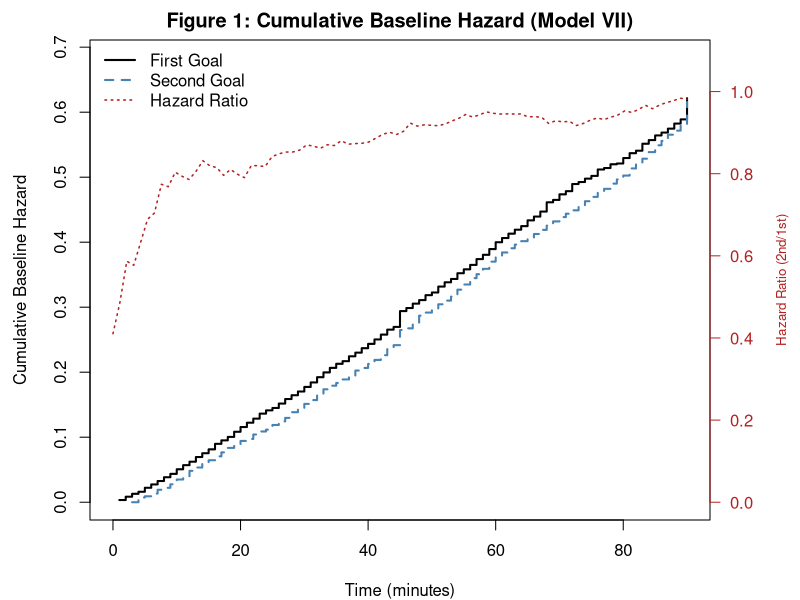
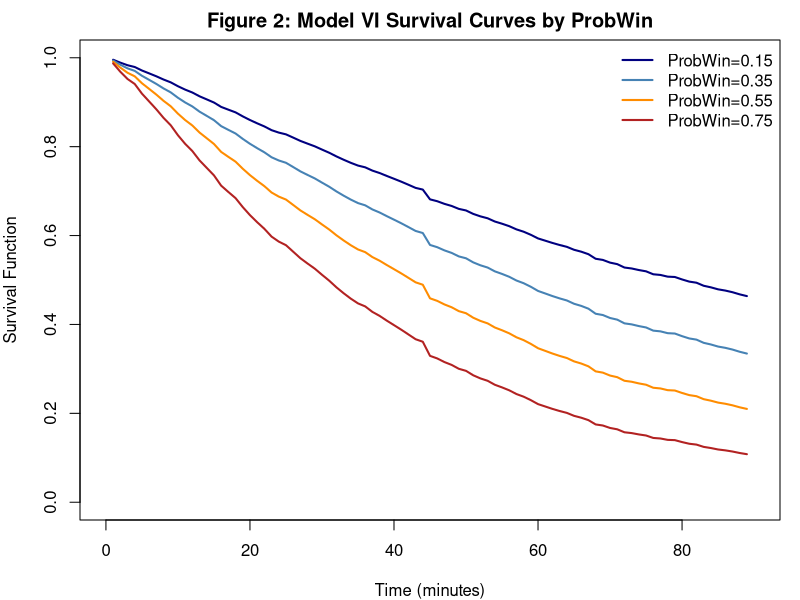
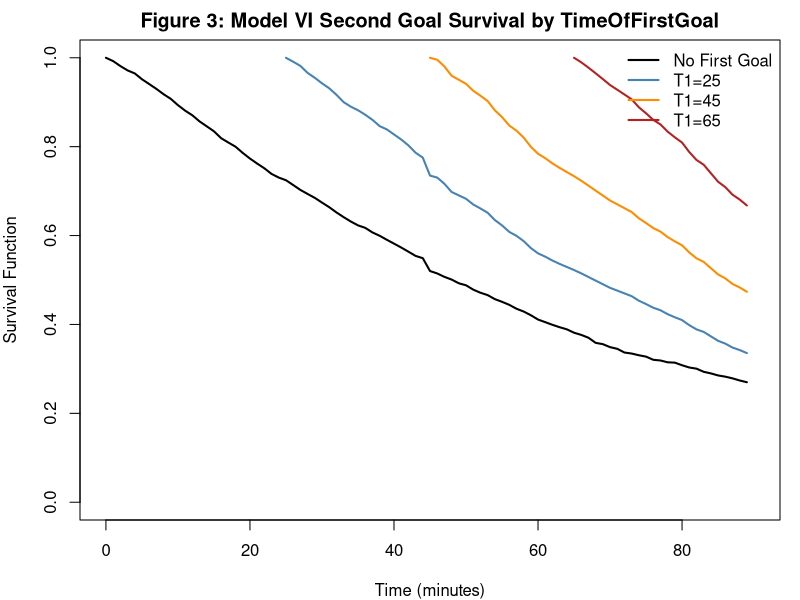
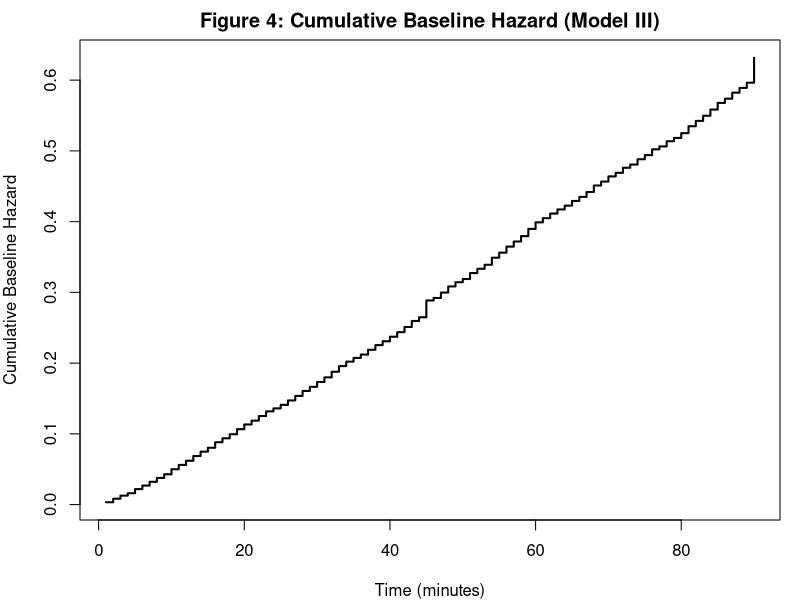

Source code (R) for these figures, in order: (Note: this script raises an error after producing the figures.)
# analysis.R
# ----------
# Replicates Nevo & Ritov (2012) "Around the goal".
# Uses Premier League data for 2007-08, 2009-10, 2010-11 (3 seasons).
# Requires: survival_data.csv produced by process_data.py
#
# Models fitted (matching paper notation):
#   III  -- null: ProbWin + Season
#   II   -- full with frailty: + Goal + TimeOfFirstGoal + FirstGoalTeam +
#            log(TimeFromFirstGoal) + frailty(game_id)
#   IV   -- ProbWin + Season + Goal:TimeOfFirstGoal
#   V    -- ProbWin + Season + Goal + Goal:TimeOfFirstGoal + Goal:TimeFromFirstGoal
#   VI   -- ProbWin + Season + Goal + Goal:TimeOfFirstGoal + Goal:log(TimeFromFirstGoal)
#   VII  -- stratified baseline (no interaction), for Figure 1

library(survival)

# ── Load data ────────────────────────────────────────────────────────────────

df <- read.csv("survival_data.csv", stringsAsFactors = FALSE)
df$date   <- as.Date(df$date)
# Season as factor (0=2007-08, 1=2009-10, 2=2010-11); paper used binary for 2 seasons.
# We include as factor so each season gets its own indicator vs. the baseline.
df$SeasonF <- factor(df$Season)

cat("Observations:", nrow(df), "\n")
cat("obs_type=1:", sum(df$obs_type == 1), " | obs_type=2:", sum(df$obs_type == 2), "\n")
cat("Events (obs1):", sum(df$obs_type == 1 & df$event == 1),
    " | Events (obs2):", sum(df$obs_type == 2 & df$event == 1), "\n")
cat("Mean ProbWin:", round(mean(df$ProbWin, na.rm = TRUE), 3), "\n")
cat("Mean TimeOfFirstGoal (obs2):",
    round(mean(df$TimeOfFirstGoal[df$obs_type == 2]), 1), "\n")
cat("Seasons:", paste(levels(df$SeasonF), collapse = ", "), "\n\n")

# Drop rows with missing ProbWin
df <- df[!is.na(df$ProbWin), ]

# Survival object (counting-process / start-stop format)
surv_obj <- with(df, Surv(tstart, tstop, event))

# ── Helper: print a formatted coefficient table ───────────────────────────────

print_table <- function(model, title, digits = 3) {
  cat("\n", strrep("=", 60), "\n", sep = "")
  cat(" ", title, "\n")
  cat(strrep("=", 60), "\n", sep = "")
  s <- summary(model)$coefficients
  # Remove frailty rows for cleaner display
  s <- s[!grepl("frailty", rownames(s)), , drop = FALSE]
  coefs <- s[, "coef"]
  ses   <- s[, "se(coef)"]
  # Frailty models return Chisq instead of z; regular models return z (= coef/se)
  if ("z" %in% colnames(s)) {
    zvals <- s[, "z"]
    pvals <- s[, "Pr(>|z|)"]
  } else {
    zvals <- sign(coefs) * sqrt(s[, "Chisq"])
    pvals <- s[, "p"]
  }
  out <- data.frame(
    coef       = round(coefs,        digits),
    exp_coef   = round(exp(coefs),   digits),
    se_coef    = round(ses,          digits),
    z          = round(zvals,        digits),
    p          = signif(pvals,       digits)
  )
  colnames(out) <- c("coef", "exp(coef)", "se(coef)", "z", "p")
  print(out)
  invisible(s)
}

# ── tt() function for log(t - TimeOfFirstGoal) ───────────────────────────────
# For obs_type=1 rows TimeOfFirstGoal=0 → return 0 (no contribution).
# For obs_type=2 rows TimeOfFirstGoal>0 → return log(t - T1), floored at 0.5
# to avoid log(0) issues when t = T1.
log_time_from_first <- function(x, t, ...) {
  ifelse(x == 0, 0, log(pmax(t - x, 0.5)))
}

# ── Model III: null (ProbWin + Season) ──────────────────────────────────────

m3 <- coxph(surv_obj ~ ProbWin + SeasonF,
            data = df, ties = "efron")
print_table(m3, "Model III (null): ProbWin + Season")

# ── Model II: full model with frailty ───────────────────────────────────────
# Covariates for I{j=2} are zero-padded for obs_type=1 rows,
# so they contribute 0 to the linear predictor for those rows.

m2 <- coxph(surv_obj ~ ProbWin + SeasonF +
              Goal + TimeOfFirstGoal + FirstGoalTeam +
              tt(TimeOfFirstGoal) +
              frailty(game_id, distribution = "gamma"),
            data = df, ties = "efron",
            tt = log_time_from_first)
print_table(m2, "Model II (full + frailty): paper Table 2 equivalent")

# Frailty variance test (H0: theta = 0)
frailty_key <- names(m2$history)[1]
theta_val   <- m2$history[[frailty_key]]$theta
cat("\nFrailty variance (theta):", formatC(theta_val, digits = 4, format = "g"),
    "  (near 0 → frailty not needed, consistent with paper)\n")

# ── Model IV: ProbWin + Season + TimeOfFirstGoal for j=2 ────────────────────

m4 <- coxph(surv_obj ~ ProbWin + SeasonF + TimeOfFirstGoal,
            data = df, ties = "efron")
print_table(m4, "Model IV: paper Table 3 equivalent")

# ── Model V: + Goal + TimeFromFirstGoal (linear, time-dependent) ─────────────

m5 <- coxph(surv_obj ~ ProbWin + SeasonF + Goal + TimeOfFirstGoal +
              tt(TimeOfFirstGoal),
            data = df, ties = "efron",
            tt = function(x, t, ...) ifelse(x == 0, 0, t - x))
print_table(m5, "Model V: paper Table 4 equivalent")

# ── Model VI: chosen — log(TimeFromFirstGoal) time-dependent ─────────────────

m6 <- coxph(surv_obj ~ ProbWin + SeasonF + Goal + TimeOfFirstGoal +
              tt(TimeOfFirstGoal),
            data = df, ties = "efron",
            tt = log_time_from_first)
print_table(m6, "Model VI (chosen): paper Table 5 equivalent")

# ── Likelihood ratio tests ───────────────────────────────────────────────────

cat("\n", strrep("=", 60), "\n", sep = "")
cat(" Likelihood Ratio Tests\n")
cat(strrep("=", 60), "\n", sep = "")

lrt <- function(m_full, m_null, df_diff, label) {
  stat <- 2 * (m_full$loglik[2] - m_null$loglik[2])
  p    <- pchisq(stat, df = df_diff, lower.tail = FALSE)
  cat(sprintf("  %-35s chi2=%.3f  df=%d  p=%.3f\n", label, stat, df_diff, p))
}

lrt(m4, m3, 1,  "Model IV vs III (TimeOfFirstGoal):")
lrt(m6, m3, 3,  "Model VI vs III (Goal+T1+logTfT1):")
lrt(m6, m4, 2,  "Model VI vs IV  (Goal+logTfT1):")
lrt(m5, m4, 2,  "Model V  vs IV  (Goal+TfT1):")
cat(sprintf("  %-35s AIC(IV)=%.1f  AIC(V)=%.1f  AIC(VI)=%.1f\n",
            "AIC comparison (IV / V / VI):",
            AIC(m4), AIC(m5), AIC(m6)))

# ── Model VII: stratified baseline ──────────────────────────────────────────

m7 <- coxph(surv_obj ~ ProbWin + SeasonF + strata(obs_type),
            data = df, ties = "efron")

# ── Figures ──────────────────────────────────────────────────────────────────
# Note: basehaz() does not work on models with tt() terms. We use:
#   - m7 (stratified, no tt) for Figures 1 & 4
#   - m3 (null) baseline + m6 coefficients for manual survival curve computation

cat("\nGenerating figures...\n")

mean_pw <- mean(df$ProbWin, na.rm = TRUE)
t_grid  <- seq(1, 89, by = 1)

# Helper: interpolate cumulative baseline hazard onto t_grid
interp_H0 <- function(bh, t) {
  H <- approx(bh$time, bh$hazard, xout = t, rule = 2)$y
  H[is.na(H)] <- 0
  H
}

# --- Figure 1: Cumulative baseline hazards for Model VII (stratified) --------

bh7 <- basehaz(m7, centered = FALSE)
bh7_1 <- bh7[bh7$strata == "obs_type=1", ]
bh7_2 <- bh7[bh7$strata == "obs_type=2", ]

pdf("fig1_cumulative_baseline_hazards.pdf", width = 7, height = 5)
par(mar = c(4, 4.5, 2, 4.5))
ylim_max <- max(bh7$hazard) * 1.1
plot(bh7_1$time, bh7_1$hazard, type = "s", lwd = 2, col = "black",
     xlim = c(0, 90), ylim = c(0, ylim_max),
     xlab = "Time (minutes)", ylab = "Cumulative Baseline Hazard",
     main = "Figure 1: Cumulative Baseline Hazard (Model VII)")
lines(bh7_2$time, bh7_2$hazard, type = "s", lwd = 2, col = "steelblue", lty = 2)
# Hazard ratio overlaid on right axis
t_com <- seq(5, 88, by = 1)
h1_a  <- interp_H0(bh7_1, t_com)
h2_a  <- interp_H0(bh7_2, t_com)
ratio <- ifelse(h1_a > 0, h2_a / h1_a, NA)
par(new = TRUE)
plot(t_com, ratio, type = "l", lwd = 1.5, col = "firebrick", lty = 3,
     axes = FALSE, xlab = "", ylab = "", ylim = c(0, max(ratio, na.rm = TRUE) * 1.1))
axis(4, col = "firebrick", col.axis = "firebrick", las = 1)
mtext("Hazard Ratio (2nd/1st)", side = 4, line = 3, col = "firebrick", cex = 0.8)
legend("topleft",
       legend = c("First Goal", "Second Goal", "Hazard Ratio"),
       col    = c("black", "steelblue", "firebrick"),
       lwd    = c(2, 2, 1.5), lty = c(1, 2, 3), bty = "n")
dev.off()

# --- Figure 2: Survival curves for different ProbWin (FirstGoalTime) ---------
# Use m7 stratum 1 baseline (no tt, so survfit works); apply m6 ProbWin coef.

bh_base <- bh7_1   # baseline for obs_type=1 (FirstGoal)
H0_base <- interp_H0(bh_base, t_grid)

cols    <- c("navy", "steelblue", "darkorange", "firebrick")
pw_vals <- c(0.15, 0.35, 0.55, 0.75)

pdf("fig2_survival_by_probwin.pdf", width = 7, height = 5)
par(mar = c(4, 4, 2, 1))
plot(NA, xlim = c(0, 90), ylim = c(0, 1),
     xlab = "Time (minutes)", ylab = "Survival Function",
     main = "Figure 2: Model VI Survival Curves by ProbWin")
for (i in seq_along(pw_vals)) {
  # For obs_type=1: Goal=0, T1=0, SeasonF=0 (baseline season) → those terms = 0
  lp <- coef(m6)["ProbWin"] * pw_vals[i]
  S  <- exp(-H0_base * exp(lp))
  lines(t_grid, S, col = cols[i], lwd = 2)
}
legend("topright",
       legend = paste0("ProbWin=", pw_vals),
       col = cols, lwd = 2, bty = "n")
dev.off()

# --- Figure 3: SecondGoalTime survival curves for different T1 ---------------
# Use m7 stratum 2 baseline + m6 coefficients; integrate numerically because
# the log(t-T1) term makes the LP time-varying.

bh2_step <- bh7_2   # baseline cumulative hazard for SecondGoalTime

T1_vals <- c(25, 45, 65)
cols3   <- c("steelblue", "darkorange", "firebrick")

pdf("fig3_survival_by_T1.pdf", width = 7, height = 5)
par(mar = c(4, 4, 2, 1))
plot(NA, xlim = c(0, 90), ylim = c(0, 1),
     xlab = "Time (minutes)", ylab = "Survival Function",
     main = "Figure 3: Model VI Second Goal Survival by TimeOfFirstGoal")

# "No first goal" reference curve: obs_type=1 at mean ProbWin
lp_ref <- coef(m6)["ProbWin"] * mean_pw
S_ref  <- exp(-H0_base * exp(lp_ref))
lines(c(0, t_grid), c(1, S_ref), col = "black", lwd = 2)

for (i in seq_along(T1_vals)) {
  T1      <- T1_vals[i]
  t_after <- t_grid[t_grid > T1]

  # H0 at T1 (truncation point) and at all later times
  H0_T1    <- interp_H0(bh2_step, T1)
  H0_after <- interp_H0(bh2_step, t_after)

  # Time-varying linear predictor at each t in t_after
  lp_t <- coef(m6)["ProbWin"] * mean_pw +
    coef(m6)["Goal"] * 1 +
    coef(m6)["TimeOfFirstGoal"] * T1 +
    coef(m6)["tt(TimeOfFirstGoal)"] * log(pmax(t_after - T1, 0.5))

  # Conditional survival: exp(-∫_{T1}^{t} h0(s) exp(lp(s)) ds)
  # Approximate by summing hazard increments × exp(lp at right endpoint)
  dH0 <- diff(c(H0_T1, H0_after))
  cum_haz <- cumsum(dH0 * exp(lp_t))
  S_cond  <- c(1, exp(-cum_haz))

  lines(c(T1, t_after), S_cond, col = cols3[i], lwd = 2)
}
legend("topright",
       legend = c("No First Goal", paste0("T1=", T1_vals)),
       col    = c("black", cols3), lwd = 2, bty = "n")
dev.off()

# --- Figure 4: Overall cumulative baseline hazard (use m7 pooled / m3) -------
# Paper uses Model VI baseline; we use m7's obs_type=1 as the closest proxy.

pdf("fig4_baseline_hazard.pdf", width = 7, height = 5)
par(mar = c(4, 4, 2, 1))
bh3 <- basehaz(m3, centered = FALSE)
plot(bh3$time, bh3$hazard, type = "s", lwd = 2,
     xlab = "Time (minutes)", ylab = "Cumulative Baseline Hazard",
     main = "Figure 4: Cumulative Baseline Hazard (Model III)")
dev.off()

cat("Figures saved: fig1–fig4 (PDF).\n")

# ── Export coefficient tables to CSV ─────────────────────────────────────────

extract_coefs <- function(model, model_name) {
  s     <- summary(model)$coefficients
  s     <- s[!grepl("frailty", rownames(s)), , drop = FALSE]
  coefs <- s[, "coef"]
  ses   <- s[, "se(coef)"]
  if ("z" %in% colnames(s)) {
    zvals <- s[, "z"];          pvals <- s[, "Pr(>|z|)"]
  } else {
    zvals <- sign(coefs) * sqrt(s[, "Chisq"]);  pvals <- s[, "p"]
  }
  data.frame(
    model    = model_name,
    variable = rownames(s),
    coef     = round(coefs,       3),
    exp_coef = round(exp(coefs),  3),
    se_coef  = round(ses,         3),
    z        = round(zvals,       3),
    p        = signif(pvals,      3),
    row.names = NULL
  )
}

tables <- rbind(
  extract_coefs(m3, "Model_III"),
  extract_coefs(m2, "Model_II"),
  extract_coefs(m4, "Model_IV"),
  extract_coefs(m5, "Model_V"),
  extract_coefs(m6, "Model_VI")
)
write.csv(tables, "model_tables.csv", row.names = FALSE)
cat("Coefficient tables saved → model_tables.csv\n")

# ── RQ3: Team-specific equalizer speed (home conceded first) ─────────────────
#
# Subset: obs_type=2 rows where the away team scored first (FirstGoalTeam=0).
# In these 422 observations the home team is trailing and we track whether
# (and how quickly) they score next — their "equalizer."
#
# Cox model: Surv(tstart, tstop, event) ~ ProbWin + SeasonF + TimeOfFirstGoal
#            + home_team
#
# team HRs are relative to Wigan (reference: most obs, all 3 seasons → stable).
# Reading is excluded: 0 equalization events → coefficient undefined.
# Teams present in only 1 season are flagged; their estimates conflate team
# and season effects (wider CIs make this visible).

library(ggplot2)

eq_df <- df[df$obs_type == 2 & df$FirstGoalTeam == 0, ]
eq_df <- eq_df[eq_df$home_team != "Reading", ]   # 0 events → inestimable

# Per-team summary for labels and reliability flag
team_info <- aggregate(
  cbind(n_obs = event, n_events = event) ~ home_team + Season,
  data   = eq_df,
  FUN    = length
)
team_summary <- aggregate(
  cbind(n_obs = event, n_events = event) ~ home_team,
  data = eq_df,
  FUN  = function(x) c(n = length(x), ev = sum(x))
)
# Rebuild cleanly
team_summary <- data.frame(
  home_team = names(table(eq_df$home_team)),
  n_obs     = as.integer(table(eq_df$home_team)),
  n_events  = as.integer(tapply(eq_df$event, eq_df$home_team, sum)),
  n_seasons = as.integer(tapply(eq_df$Season, eq_df$home_team,
                                function(x) length(unique(x))))
)

# Reference team: Wigan (most observations, all 3 seasons)
eq_df$team_f <- relevel(factor(eq_df$home_team), ref = "Wigan")

eq_cox <- coxph(
  Surv(tstart, tstop, event) ~ ProbWin + SeasonF + TimeOfFirstGoal + team_f,
  data  = eq_df,
  ties  = "efron"
)

cat("\n", strrep("=", 60), "\n", sep = "")
cat(" RQ3: Team equalizer speed (home conceded first)\n")
cat(strrep("=", 60), "\n", sep = "")
cat("Observations:", nrow(eq_df), " | Events:", sum(eq_df$event),
    " | Teams:", nlevels(eq_df$team_f), "\n\n")

# Global test for team effects
lr_null <- coxph(Surv(tstart, tstop, event) ~ ProbWin + SeasonF + TimeOfFirstGoal,
                 data = eq_df, ties = "efron")
lr_stat <- 2 * (eq_cox$loglik[2] - lr_null$loglik[2])
lr_df   <- nlevels(eq_df$team_f) - 1
lr_p    <- pchisq(lr_stat, df = lr_df, lower.tail = FALSE)
cat(sprintf("Global LRT for team effects: chi2 = %.2f, df = %d, p = %.3f\n",
            lr_stat, lr_df, lr_p))

# Extract team coefficients + CIs
s_eq   <- summary(eq_cox)$coefficients
team_r <- grepl("^team_f", rownames(s_eq))

team_coefs <- data.frame(
  home_team = c("Wigan", sub("^team_f", "", rownames(s_eq)[team_r])),
  coef      = c(0,    s_eq[team_r, "coef"]),
  se        = c(0,    s_eq[team_r, "se(coef)"]),
  HR        = c(1,    exp(s_eq[team_r, "coef"])),
  CI_low    = c(1,    exp(s_eq[team_r, "coef"] - 1.96 * s_eq[team_r, "se(coef)"])),
  CI_high   = c(1,    exp(s_eq[team_r, "coef"] + 1.96 * s_eq[team_r, "se(coef)"])),
  p_val     = c(NA,   s_eq[team_r, "Pr(>|z|)"])
)

# Merge in team counts and reliability flag
team_coefs <- merge(team_coefs, team_summary, by = "home_team")
team_coefs$label <- paste0(team_coefs$home_team,
                           " (", team_coefs$n_events, "/", team_coefs$n_obs, ")")
team_coefs$reliable <- team_coefs$n_seasons == 3   # in all 3 seasons

# Sort by HR for plot
team_coefs <- team_coefs[order(team_coefs$HR), ]
team_coefs$y_pos <- seq_len(nrow(team_coefs))

# Print table
print_cols <- c("home_team", "HR", "CI_low", "CI_high", "p_val", "n_events", "n_obs", "n_seasons")
out_tbl <- team_coefs[order(team_coefs$HR, decreasing = TRUE), print_cols]
out_tbl[, c("HR","CI_low","CI_high")] <- lapply(out_tbl[, c("HR","CI_low","CI_high")], round, 3)
out_tbl$p_val <- ifelse(is.na(out_tbl$p_val), "ref", signif(out_tbl$p_val, 3))
print(out_tbl, row.names = FALSE)

write.csv(out_tbl, "figures/team_equalizer_table.csv", row.names = FALSE)

# ── Forest plot with 95% CIs ─────────────────────────────────────────────────
p_eq <- ggplot(team_coefs, aes(x = HR, y = y_pos)) +
  # CI bars — thinner for 1-season teams to signal lower reliability
  geom_segment(aes(x = CI_low, xend = CI_high, y = y_pos, yend = y_pos,
                   alpha = ifelse(reliable, 1, 0.45)), linewidth = 0.7) +
  # Point estimate — filled for reliable (3-season), hollow for 1–2 season
  geom_point(aes(shape = reliable, fill = HR > 1),
             size = 3, stroke = 0.9) +
  scale_shape_manual(values = c("FALSE" = 1, "TRUE" = 19),
                     labels = c("FALSE" = "1–2 seasons", "TRUE" = "All 3 seasons"),
                     name   = "Data coverage") +
  scale_fill_manual(values = c("FALSE" = "#c0392b", "TRUE" = "#2980b9"),
                    guide  = "none") +
  scale_alpha_identity() +
  geom_vline(xintercept = 1, linetype = "dashed", colour = "grey50") +
  scale_y_continuous(breaks = team_coefs$y_pos, labels = team_coefs$label) +
  labs(
    title    = "Team response after conceding first: equalizer hazard multipliers",
    subtitle = paste0(
      "Cox model (n=", nrow(eq_df), " obs, ", sum(eq_df$event), " events) | ",
      "reference = Wigan | controls: ProbWin, Season, T1\n",
      "Label format: team (equalizations / games conceding first) | ",
      "hollow = 1–2 seasons only (wider CI expected)\n",
      sprintf("Global test for team effects: chi2=%.1f, df=%d, p=%.3f",
              lr_stat, lr_df, lr_p)
    ),
    x = "Hazard multiplier (>1 = faster equalizer than Wigan, controlling for strength)",
    y = NULL
  ) +
  theme_bw(base_size = 11) +
  theme(
    plot.title    = element_text(face = "bold", size = 12),
    plot.subtitle = element_text(size = 9, colour = "grey30"),
    axis.text.y   = element_text(size = 9),
    legend.position = "bottom"
  )

ggsave("figures/team_equalizer_ranking.png", p_eq,
       width = 10, height = 12, dpi = 150)
cat("\nSaved → figures/team_equalizer_ranking.png\n")
